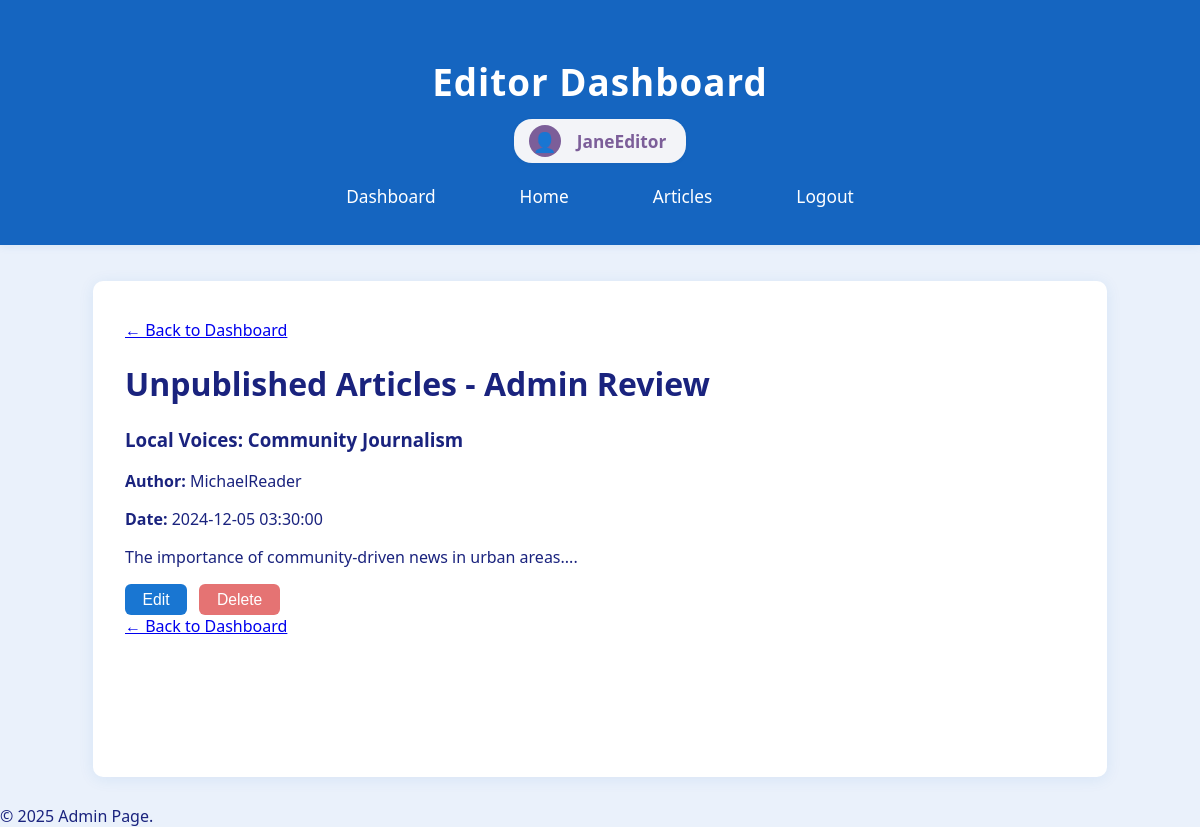
Before: /public/admin/reviewArticles (signed in) with the older database file.
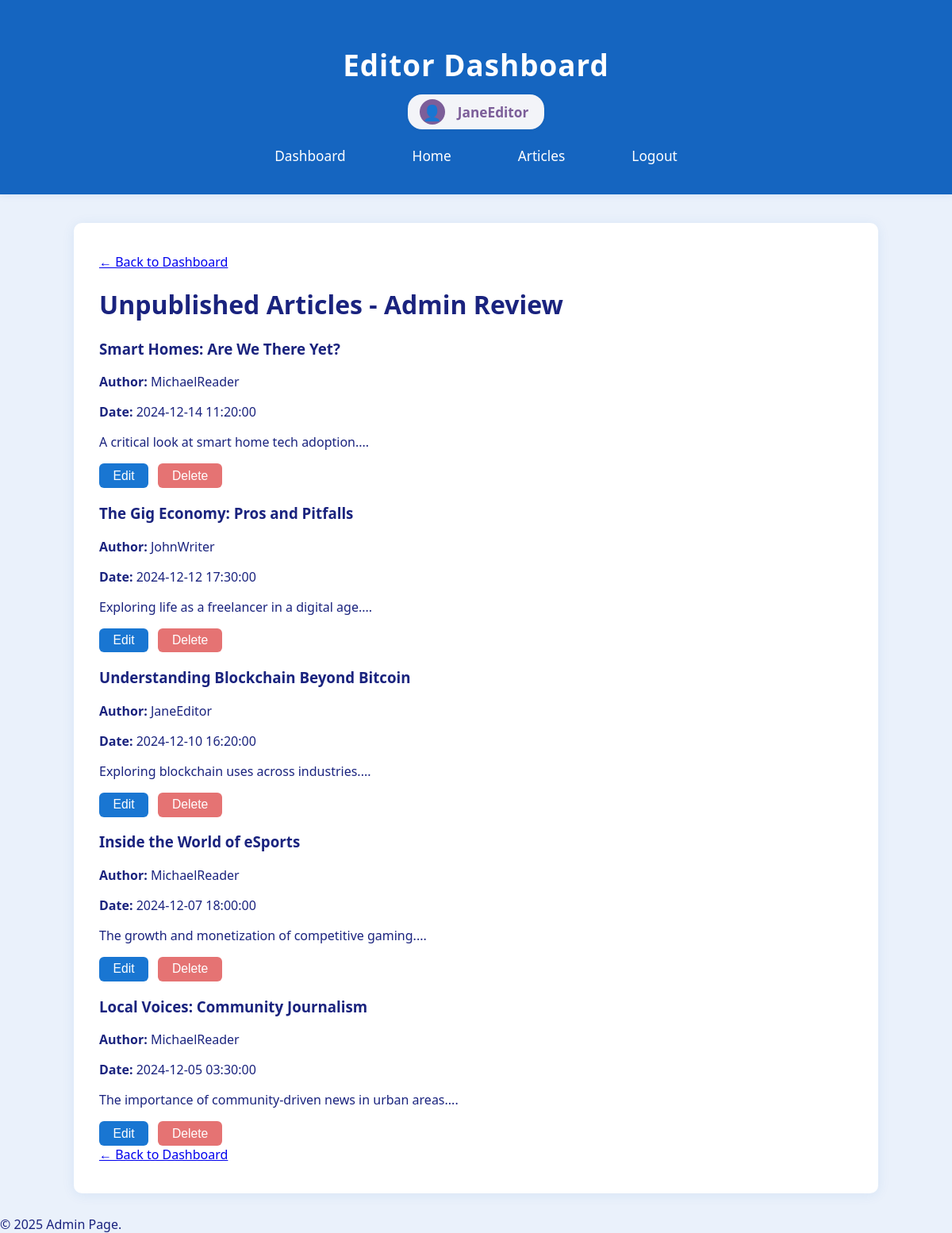
After: the same page with the newer database file.
### tables this page shows
CREATE TABLE `articles` (
  `id` int(11) NOT NULL,
  `title` varchar(255) NOT NULL,
  `content` text NOT NULL,
  `author_id` int(11) DEFAULT NULL,
  `is_published` tinyint(1) DEFAULT 0,
  `allow_comments` tinyint(1) DEFAULT 1,
  `created_at` timestamp NOT NULL DEFAULT current_timestamp(),
  `updated_at` timestamp NOT NULL DEFAULT current_timestamp() ON UPDATE current_timestamp(),
  `image_data` longblob DEFAULT NULL
);

CREATE TABLE `users` (
  `id` int(11) NOT NULL,
  `username` varchar(50) NOT NULL,
  `email` varchar(100) NOT NULL,
  `password` varchar(255) NOT NULL,
  `role_id` int(11) DEFAULT NULL,
  `created_at` timestamp NOT NULL DEFAULT current_timestamp()
);

### app/helpers.php (called while the page is built, shortened)
<?php
function render($view, $data = [], $layout = 'layout') {
    extract($data);
    require views_path($view . '.php');
}
function base_url($path = '') {
    if(defined('BASE_URL')) {
        return BASE_URL . ltrim($path, '/');
    }
    $protocol =
    (!empty($_SERVER['HTTPS']) && $_SERVER['HTTPS'] !== 'off') ||
    $_SERVER['SERVER_PORT'] === 443 ? "https://" : "http://";
    $host = $_SERVER['HTTP_HOST'];
    $base = rtrim(dirname($_SERVER['SCRIPT_NAME']), '/');
    return $protocol . $host . $base . '/' . ltrim($path, '/');
}
function base_path($path = '') {
    return realpath(__DIR__ . '/../' . '/' . ltrim($path, '/'));
}
function views_path($path = '') {
    return base_path('app/views/' . ltrim($path, '/'));
}

### app/controllers/AdminController.php (called while the page is built, shortened)
<?php
class AdminController {
    public function reviewArticles() {
        $db = new Database();
        $pdo = $db->connect();
        $stmt = $pdo->query("
            SELECT a.id, a.title, a.content, a.created_at, a.image_data, u.username
            FROM articles a
            JOIN users u ON a.author_id = u.id
            WHERE a.is_published = 0 AND a.status != 'draft'
            ORDER BY a.created_at DESC
        ");
        $articles = $stmt->fetchAll(PDO::FETCH_ASSOC);
        $data = [
            'articles' => $articles
        ];
        render('admin/reviewArticles', $data, layout: 'admin/layout');
    }
}
?>

### app/views/admin/reviewArticles.php (the view, shortened to what this page needs)
<div>
    <a href="<?php echo base_url('admin/dashboard') ?>" class="back-to-dashboard">
        ← Back to Dashboard
    </a>
</div>
<h1>Unpublished Articles - Admin Review</h1>
<?php foreach ($articles as $article): ?>
    <div class="admin-article-card">
        <h3><?= htmlspecialchars($article['title']) ?></h3>
        <p><strong>Author:</strong> <?= htmlspecialchars($article['username']) ?></p>
        <p><strong>Date:</strong> <?= htmlspecialchars($article['created_at']) ?></p>
        <p><?= nl2br(htmlspecialchars(substr($article['content'], 0, 200))) ?>...</p>
        <form action="/PHP_MVC/public/admin/editArticles" method="get" style="display:inline;">
            <button type="submit" class="btn-update">Edit</button>
        </form>
        <form action="/PHP_MVC/public/admin/deleteArticles" method="post" onsubmit="return confirm('Are you sure you want to delete this article?');" style="display:inline;">
            <button type="submit" class="btn-delete">Delete</button>
        </form>
    </div>
<?php endforeach; ?>
<a href="/PHP_MVC/public/admin/dashboard">&larr; Back to Dashboard</a>

Changed rows visible on the page:
added articles: title "Smart Homes: Are We There Yet?", author.username "MichaelReader", created_at "2024-12-14 11:20:00", content "A critical look at smart home tech adoption."
added articles: title "The Gig Economy: Pros and Pitfalls", author.username "JohnWriter", created_at "2024-12-12 17:30:00", content "Exploring life as a freelancer in a digital age."
added articles: title "Understanding Blockchain Beyond Bitcoin", author.username "JaneEditor", created_at "2024-12-10 16:20:00", content "Exploring blockchain uses across industries."
added articles: title "Inside the World of eSports", author.username "MichaelReader", created_at "2024-12-07 18:00:00", content "The growth and monetization of competitive gaming."
